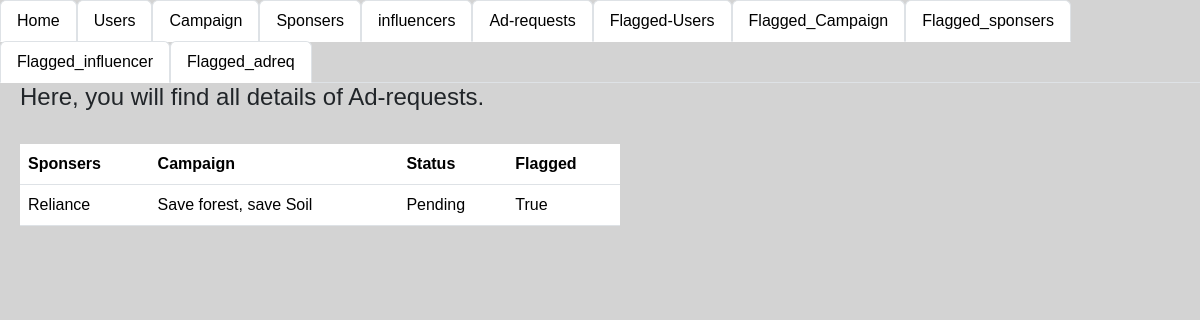
The app's page /admin_adreq/flag with its own data.
### app.py (models this page shows)
class Sponsers(db.Model):
    __tablename__='sponsers'
    Sponsers_id=db.Column(db.Integer,primary_key=True,autoincrement=True)
    Company_name=db.Column(db.String)
    industry=db.Column(db.String)
    budget=db.Column(db.Integer)
    user_id=db.Column(db.Integer,db.ForeignKey(user.user_id))
    flagged_spons=db.Column(db.Boolean, default=False)

class campaigns(db.Model):
    __tablename__='campaign'
    campaigns_id=db.Column(db.Integer,primary_key=True,autoincrement=True)
    sponser_id=db.Column(db.String,db.ForeignKey(Sponsers.Sponsers_id))
    name=db.Column(db.String,nullable=False)
    description=db.Column(db.String)
    start_date=db.Column(db.String)
    end_date=db.Column(db.String)
    budget=db.Column(db.Integer)
    Visibility=db.Column(db.String)
    goals=db.Column(db.String)
    flagged_camp=db.Column(db.Boolean, default=False)

class Ad_request(db.Model):
    __tablename__="ad_req"
    adreq_id=db.Column(db.Integer,primary_key=True,autoincrement=True)
    campaigns_id=db.Column(db.Integer,db.ForeignKey(campaigns.campaigns_id))
    sponsers_id=db.Column(db.Integer,db.ForeignKey(Sponsers.Sponsers_id))
    messages=db.Column(db.String)
    requirements=db.Column(db.String)
    payment_amount=db.Column(db.String)
    status=db.Column(db.String)
    Influ_id=db.Column(db.Integer,db.ForeignKey(influencer.influencer_id))
    flagged_ad_reqd=db.Column(db.Boolean, default=False)

### app.py (the view)
@app.route("/admin_adreq/flag",methods=["GET"])
def admin_adreq_flag():
    addata=db.session.query(Ad_request).all()
    data=dict()
    count=1
    for i in addata:
        sponser=db.session.query(Sponsers).filter(Sponsers.Sponsers_id==i.sponsers_id).first()
        company=db.session.query(campaigns).filter(campaigns.campaigns_id==i.campaigns_id).first()
        data[count]=[i.adreq_id,sponser.Company_name,company.name,i.status,i.flagged_ad_reqd]
        count+=1
    print(data)
    return render_template("admin_flagadreq.html",addata=addata,data=data)

### templates/admin_flagadreq.html (shortened to what this page needs)
<!DOCTYPE html>
<html lang="en">
<head>
    <link href="static\style.css" rel="stylesheet">
    <link href="https://cdn.jsdelivr.net/npm/bootstrap@5.3.3/dist/css/bootstrap.min.css" rel="stylesheet">
</head>
<body style="background-color: lightgray;">
    <ul class="nav nav-tabs">
        <li class="nav-item">
          <a class="nav-link active" aria-current="page" href="/login">Home</a>
        </li>
        <li class="nav-item">
          <a class="nav-link active" aria-current="page" href="/login_users">Users</a>
        </li>
        <li class="nav-item">
          <a class="nav-link active" aria-current="page" href="/login_camp" >Campaign</a>
        </li>
        <li class="nav-item">
          <a class="nav-link active" aria-current="page" href="/admin_spons" >Sponsers</a>
        </li>
        <li class="nav-item">
          <a class="nav-link active" aria-current="page" href="/admin_info" >influencers</a>
        </li>
        <li class="nav-item">
          <a class="nav-link active" aria-current="page" href="/admin_adreq" >Ad-requests</a>
      </li>
      <li class="nav-item">
        <a class="nav-link active" aria-current="page" href="/login_users/flag">Flagged-Users</a>
      </li>
        <li class="nav-item">
          <a class="nav-link active" aria-current="page" href="/login_camp/flag" >Flagged_Campaign</a>
        </li>
        <li class="nav-item">
          <a class="nav-link active" aria-current="page" href="/login_spons/flag" >Flagged_sponsers</a>
        </li>
        <li class="nav-item">
          <a class="nav-link active" aria-current="page" href="/admin_info/flag" >Flagged_influencer</a>
        </li>
        <li class="nav-item">
          <a class="nav-link active" aria-current="page" href="/admin_adreq/flag" >Flagged_adreq</a>
        </li>
      </ul>
    <div class="seperate">
      <div style="width: 50%; margin-left: 20px;">
          <h4>Here, you will find all details of Ad-requests.</h4><br>
          <table class="table table-hover">
            <tr>
              <th>Sponsers</th>
              <th>Campaign</th>
              <th>Status</th>
              <th>Flagged</th>
            </tr>
              {% for i in data %}
              {% if data[i][4]== true %}
            <tr>
              <td>{{ data[i][1] }}</td>
              <td>{{data[i][2]}}</td>
              <td>{{data[i][3]}}</td>
              <td>{{data[i][4]}}</td>
            </tr>
            {% endif %}
              {% endfor %}
          </table>
      </div >
    </div>
</body>
</html>

### static/style.css (style rules this page uses)
* { font-family:Tahoma, Geneva, Verdana, sans-serif; height: auto; }
.seperate { display: flex; }

### records on screen
Sponsers: Company_name "Reliance"
campaigns: name "Save forest, save Soil"
Ad_request: status "Pending"

### other values on screen
{{ data[i][4] }} "True"
